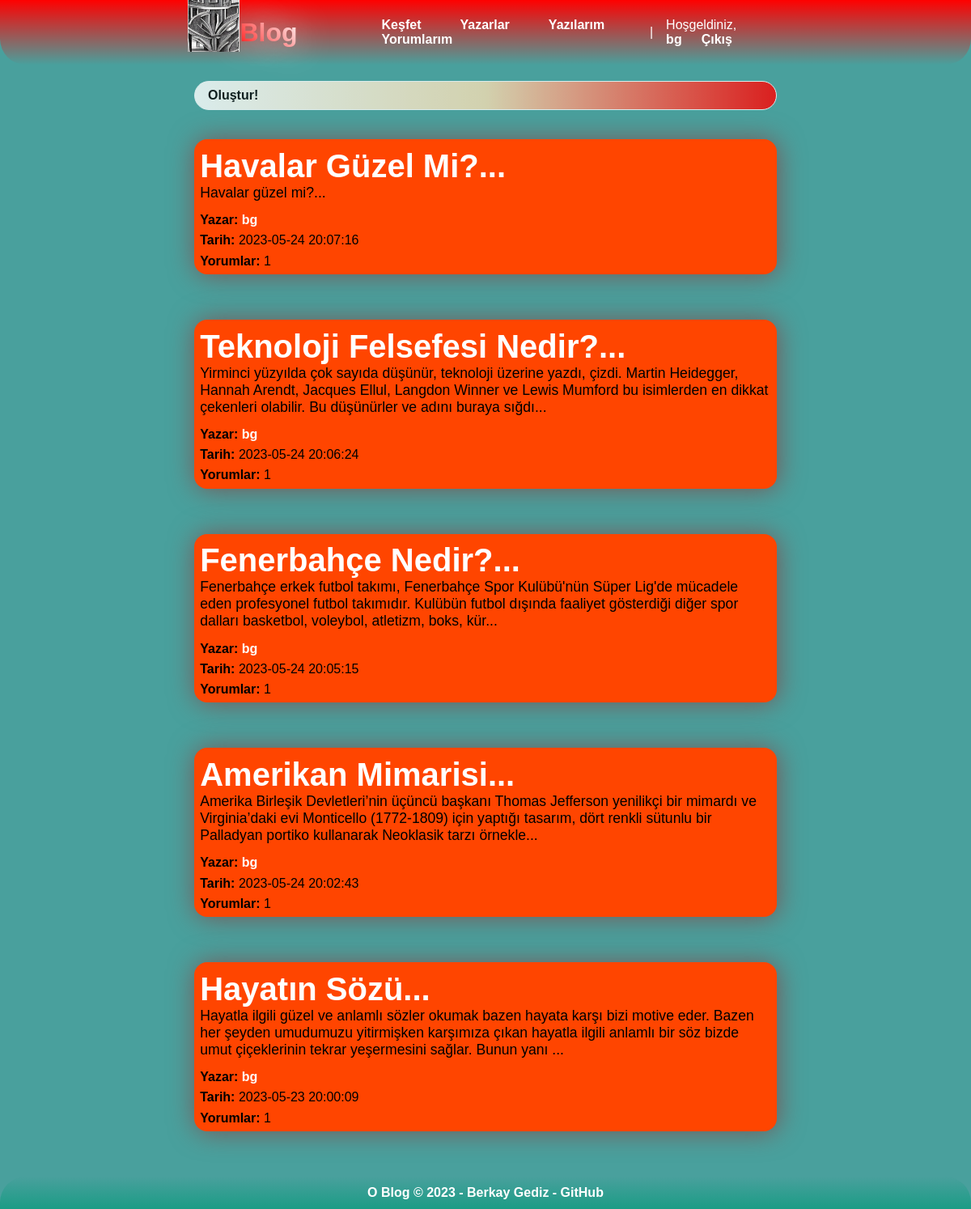
The page /index.php (signed in) on the database its author committed.
### tables this page shows
CREATE TABLE `post` (
  `id` int(11) NOT NULL,
  `title` varchar(200) NOT NULL,
  `text` text NOT NULL,
  `authorid` int(11) NOT NULL,
  `categoryid` int(11) NOT NULL,
  `date` timestamp NOT NULL DEFAULT current_timestamp() ON UPDATE current_timestamp()
);

CREATE TABLE `author` (
  `id` int(11) NOT NULL,
  `username` varchar(50) NOT NULL,
  `email` varchar(100) NOT NULL,
  `password` varchar(100) NOT NULL,
  `isadmin` tinyint(1) NOT NULL DEFAULT 0,
  `regdate` timestamp NOT NULL DEFAULT current_timestamp() ON UPDATE current_timestamp()
);

### index.php (the view, shortened to what this page needs)
<!DOCTYPE html>
<html lang="tr">
<head>
    <?php
    include("connect.php");
    ?>
</head>
<body>
    <header>
        <div><a href="index.php" style="text-decoration: none;">
                <img src="img/o_favicon.png" style="float:left;">
                <h1
                    style="text-shadow: 0 0 45px white; font-weight: bold; float:left; background: -webkit-linear-gradient(45deg, red, #ffffff);-webkit-background-clip: text; background-clip:text; -webkit-text-fill-color: transparent;">
                    Blog</h1>
            </a>
        </div>
        <div style="display: flex; align-items: center; width:50%;">
            <?php
            include("nav.php");
            ?>
        </div>
    </header>
    <main>
        <?php
        if (isset($_SESSION["girisyapildi"]) && ($_SESSION["girisyapildi"] == true)) {
            $yazilar = mysqli_query($baglanti, "SELECT * FROM post ORDER BY date DESC");
            $yazarlar = mysqli_query($baglanti, "SELECT * FROM post INNER JOIN author ON post.authorid = author.id ORDER BY date DESC");
            if (mysqli_num_rows($yazilar) > 0) {
                echo "<a href='olustur.php' id='olustur' style=''>Oluştur!</a><br><br>";
                while ($yazi = mysqli_fetch_assoc($yazilar)) {
                    $yazar = mysqli_fetch_assoc($yazarlar);
                    $yorumlar = mysqli_query($baglanti, "SELECT * FROM post INNER JOIN comment ON post.id = comment.postid WHERE post.id = " . $yazi["id"] . " ORDER BY post.date DESC");
                    echo "<div id='yazi'>";
                    echo "<div id='baslik'><a href='yazi.php?id=" . $yazi["id"] . "'>" . substr($yazi["title"], 0, 60) . "...</a></div>";
                    echo "<div id='metin'>" . substr($yazi["text"], 0, 250) . "...</div>";
                    echo "<div style='padding-left:1%;padding-bottom:1%;'><b>Yazar:</b> <a href='profil.php?kullaniciadi=" . $yazar["username"] . "'>" . $yazar["username"] . "</a></div>";
                    echo "<div style='padding-left:1%;padding-bottom:1%;'><b>Tarih:</b> " . $yazi["date"] . "<br>";
                    echo "</div><div style='padding-left:1%;padding-bottom:1%;'><b>Yorumlar:</b> " . mysqli_num_rows($yorumlar) . "</div>";
                    echo "</div>";
                }
            } else {
                echo "<a href='olustur.php' id='olustur' style=''>Oluştur!</a><br><br>";
                echo "Henüz hiç yazı yok.";
            }
        }
        ?>
    </main>
    <footer>
        <p style="color: white; font-weight: bold;">O Blog &copy; 2023 - Berkay Gediz - <a
                href="https://github.com/berkaygediz">GitHub</a> </p>
    </footer>
</body>
</html>

### index.php (style rules this page uses)
body { padding: 0; margin: 0; background-color: #49a09d; display: flex; flex-direction: column; align-items: center; font-family: Arial, Helvetica, sans-serif; color: white; }
header { z-index: 999; display: flex; justify-content: center; align-items: center; width: 100%; height: 10vh; background: linear-gradient(360deg, #49a09d, red); border-bottom-left-radius: 2rem; border-bottom-right-radius: 2rem; max-height: auto; max-width: auto; transition: all 1s ease-in-out; position: fixed; }
header img { height: 8vh; max-height: auto; max-width: auto; }
main { z-index: 998; width: 90vh; margin-top: 12.5vh; justify-content: center; align-items: center; background-color: #49a09d; text-align: left; margin-bottom: 5vh; }
footer { z-index: 997; border-top-left-radius: 2rem; border-top-right-radius: 2rem; transition: all 1s ease-in-out; display: flex; justify-content: center; align-items: center; width: 100%; height: 5vh; background: linear-gradient(180deg, #49a09d, #1B9C85); background-color: #1B9C85; position: fixed; bottom: 0; }
footer p { font-size: 1rem; color: white; }
a { text-decoration: none; color: white; font-weight: bold; }
#olustur { display: flex; z-index: -1; padding: 1vh 2vh 1vh 2vh; border: 1px solid white; border-radius: 3em; background: linear-gradient(90deg, white, wheat, red); color: black; opacity: 0.8; font-size: 1rem; transition: all 0.5s ease-in-out; }
#yazi { color: black; border-radius: 1rem; background-color: orangered; margin-bottom: 2%; padding-top: 1.5%; transition: color 0.3s ease-in-out; box-shadow: 0.1vw 0.1vh 2rem rgb(122, 86, 86); margin-bottom: 7vh; }
#baslik { padding-left: 1%; color: black; font-weight: bolder; font-size: 2.5rem; }
#metin { padding-left: 1%; padding-right: 1%; font-size: 1.1rem; padding-bottom: 2%; word-wrap: break-word; }
h1 { background: -webkit-linear-gradient(45deg, goldenrod, #ffffff); -webkit-background-clip: text; background-clip: text; -webkit-text-fill-color: transparent; }

### rows shown on the page
post: title "Havalar Güzel Mi?", text "Havalar güzel mi?", authorid.username "bg", date "2023-05-24 20:07:16", mysqli_num_rows($yorumlar) "1"
post: title "Teknoloji Felsefesi Nedir?", text "Yirminci yüzyılda çok sayıda düşünür, teknoloji üzerine yazdı, çizdi. Martin Heidegger, Hannah Arendt, Jacques Ellul, Langdon Winner ve Lewis Mumford bu isimlerden en dikkat çekenleri olabilir. Bu düşünürler ve adını buraya sığdı", authorid.username "bg", date "2023-05-24 20:06:24", mysqli_num_rows($yorumlar) "1"
post: title "Fenerbahçe Nedir?", text "Fenerbahçe erkek futbol takımı, Fenerbahçe Spor Kulübü'nün Süper Lig'de mücadele eden profesyonel futbol takımıdır. Kulübün futbol dışında faaliyet gösterdiği diğer spor dalları basketbol, voleybol, atletizm, boks, kür", authorid.username "bg", date "2023-05-24 20:05:15", mysqli_num_rows($yorumlar) "1"
post: title "Amerikan Mimarisi", text "Amerika Birleşik Devletleri’nin üçüncü başkanı Thomas Jefferson yenilikçi bir mimardı ve Virginia’daki evi Monticello (1772-1809) için yaptığı tasarım, dört renkli sütunlu bir Palladyan portiko kullanarak Neoklasik tarzı örnekle", authorid.username "bg", date "2023-05-24 20:02:43", mysqli_num_rows($yorumlar) "1"
post: title "Hayatın Sözü", text "Hayatla ilgili güzel ve anlamlı sözler okumak bazen hayata karşı bizi motive eder. Bazen her şeyden umudumuzu yitirmişken karşımıza çıkan hayatla ilgili anlamlı bir söz bizde umut çiçeklerinin tekrar yeşermesini sağlar. Bunun yanı", authorid.username "bg", date "2023-05-23 20:00:09", mysqli_num_rows($yorumlar) "1"

### other values the page prints
$_SESSION["kullaniciadi"] "bg"
